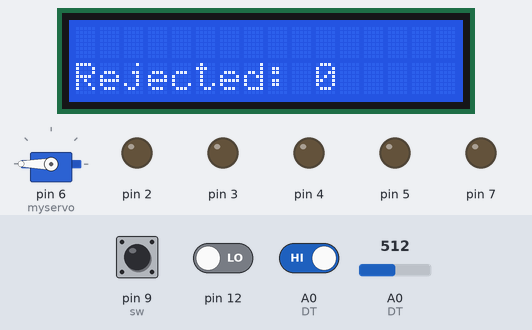
A sketch run on a simulated Arduino Uno, built with avr-gcc and run on an emulated ATmega328P. Shown: servo, 16×2 character LCD, output pins drawn as LEDs (lit = HIGH). The inputs (shaded band) are chosen by the test bench; at power-on: A0 (DT) = 512, A0 (DT) HIGH, pin 9 (sw) HIGH, pin 12 LOW. Pins used as bus, display or sensor lines are not drawn; what the sketch prints to the serial monitor is not drawn.

Above: at 3.3 s.
3.4 s: A0 (DT) set to 910
At 3.8 s:
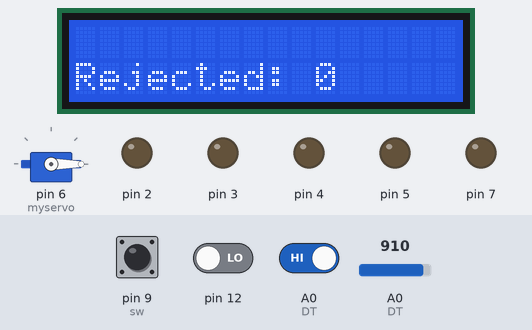
5.4 s: A0 (DT) driven LOW
At 6.1 s:
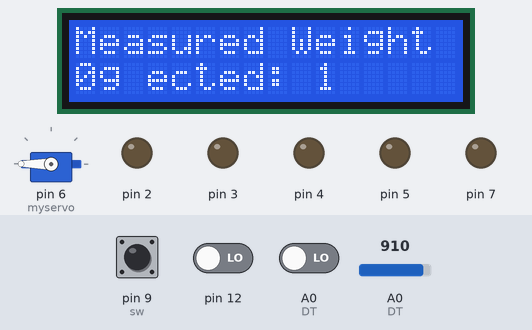
8.4 s: A0 (DT) set to 885
At 9.5 s:
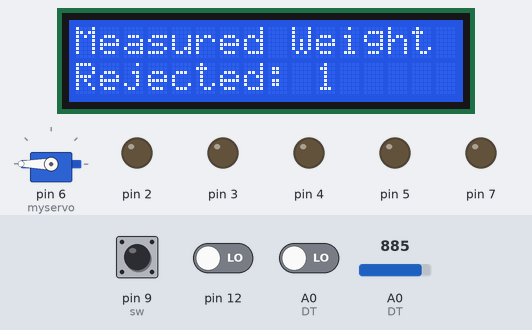
10.0 s: A0 (DT) set to 1010
At 10.4 s:
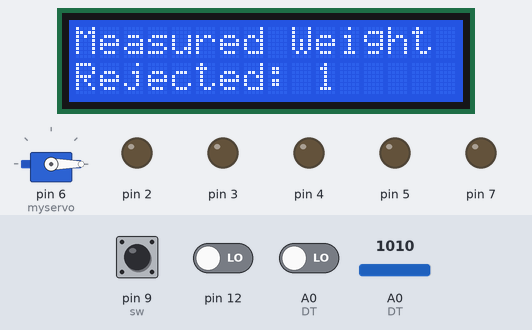
12.0 s: A0 (DT) driven HIGH
At 12.9 s:
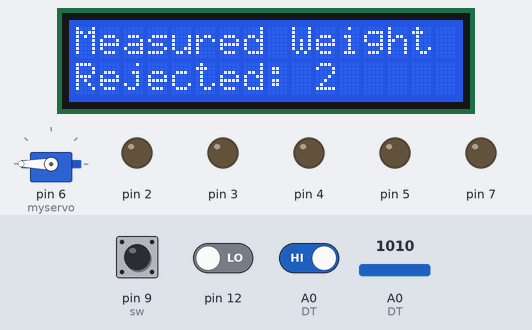
Timing chart, 0 to 14.5 s (numbered marks = the images above; inputs shaded):
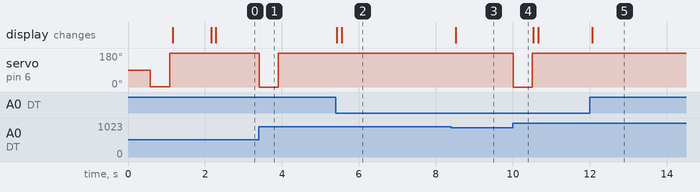

The sketch:

project_normal.ino
```cpp
#include <Wire.h>
#include <LiquidCrystal_I2C.h>
#include <Servo.h>
#include<HX711_ADC.h>
HX711_ADC Loadcell(3,2);

Servo myservo;
// Set the LCD address to 0x27 for a 16 chars and 2 line display
LiquidCrystal_I2C lcd(0x27, 16, 2);

int sensor, pass=0,fail=0,state=0;
 #define DT A0
 #define SCK A1
 #define sw 9
long sample=0;
 float val=0;
 long count=0;
 unsigned long readCount(void)
 { unsigned long Count;
 unsigned char i;
 pinMode(DT, OUTPUT);
digitalWrite(DT,HIGH);
 digitalWrite(SCK,LOW);
Count=0;
 pinMode(DT, INPUT);
 while(digitalRead(DT));
 for (i=0;i<24;i++)
{
 digitalWrite(SCK,HIGH);
 Count=Count<<1;
 digitalWrite(SCK,LOW);
 if(digitalRead(DT))
Count++;
 }
 digitalWrite(SCK,HIGH);
 Count=Count^0x800000;
 digitalWrite(SCK,LOW);
 return(Count);
 }
void setup() {
  myservo.attach(6);
  // put your setup code here, to run once:
  lcd.begin(16,2);

  // Turn on the blacklight and print a message.
  lcd.backlight();
  lcd.setCursor(0,0);
  lcd.print("Conveyor System");
  pinMode(2,OUTPUT);
  pinMode(3,OUTPUT);
  pinMode(4,OUTPUT);
  pinMode(5,OUTPUT);
  pinMode(6,OUTPUT);
  pinMode(7,OUTPUT);
  pinMode(12,INPUT);
  Serial.begin(9600);
  myservo.write(90);
  delay(500);
  myservo.write(02);
  delay(500);
  myservo.write(180);

pinMode(SCK, OUTPUT);
pinMode(sw, INPUT_PULLUP);
 lcd.begin(16, 2);
 lcd.print(" Weight ");
 lcd.setCursor(0,1);
 lcd.print(" Measurement ");
 delay(1000);
 lcd.clear();
}

void loop() {
  if(digitalRead(12))
  state = !state;
  delay(100);
  Serial.println(state);

  // put your main code here, to run repeatedly:
//  Serial.println(analogRead(A0));
//  delay(100);
  sensor = analogRead(A0)>900;
  lcd.setCursor(0,1);
  lcd.print("Rejected: ");
  lcd.print(fail);
  if(!sensor)
  {
    fail++;
    sensor = analogRead(A0)>900;
    while(!sensor)
    {
      sensor = analogRead(A0)>900;
//      belt(1);

    }
    delay(10);
    myservo.write(0);
    delay(500);
    myservo.write(180);
  }
//  Serial.println(fail);
//  delay(200);
count= readCount();
 int w=(((count-sample)/val)-2*((count-sample)/val));
lcd.setCursor(0,0);
 lcd.print("Measured Weight");
 lcd.setCursor(0,1);
 lcd.print(w);
 lcd.print("g ");
 if(digitalRead(sw)==0)
 {
 val=0;
 sample=0;
 w=0;
 count=0;
 calibrate();
 }
 }


void belt(bool value)
{
  if(value)
  {
  digitalWrite(2,1);
  digitalWrite(4,0);
  analogWrite(11,120);
  }
  else
  {
  digitalWrite(2,0);
  digitalWrite(4,0);
  analogWrite(11,180);
    }
} void calibrate()
 { lcd.clear();
 lcd.print("Calibrating...");
 lcd.setCursor(0,1);
 lcd.print("Please Wait...");
 for(int i=0;i<100;i++)
 { count=readCount();
 sample+=count;
 }
 sample/=100;
 lcd.clear();
 lcd.print("Put 100g & wait");
 count=0;
 while(count<1000)
 {
   count=readCount();
 count=sample-count;
 }
 lcd.clear();
 lcd.print("Please Wait....");
delay(2000);
 for(int i=0;i<100;i++)
{ count=readCount();
 val+=sample-count;
 }
 val=val/100.0;
 val=val/100.0;
// put here your calibrating weight
 lcd.clear();
 }
```

Measured:
- the behaviour switches between 901 and 900 on A0 (DT) (found by bisection; images 2 and 3)
- after the input at 3.4 s, servo on pin 6 (myservo): 180° → 0° at once, → 180° 0.50 s later
- after the input at 5.4 s, the display: first changes at once (image 2 shows a later state)
- after the input at 8.4 s, the display: changes after 0.12 s (image 3)
- after the input at 10.0 s, servo on pin 6 (myservo): 180° → 0° at once, → 180° 0.50 s later
- after the input at 12.0 s, the display: changes after 0.07 s (image 5)
